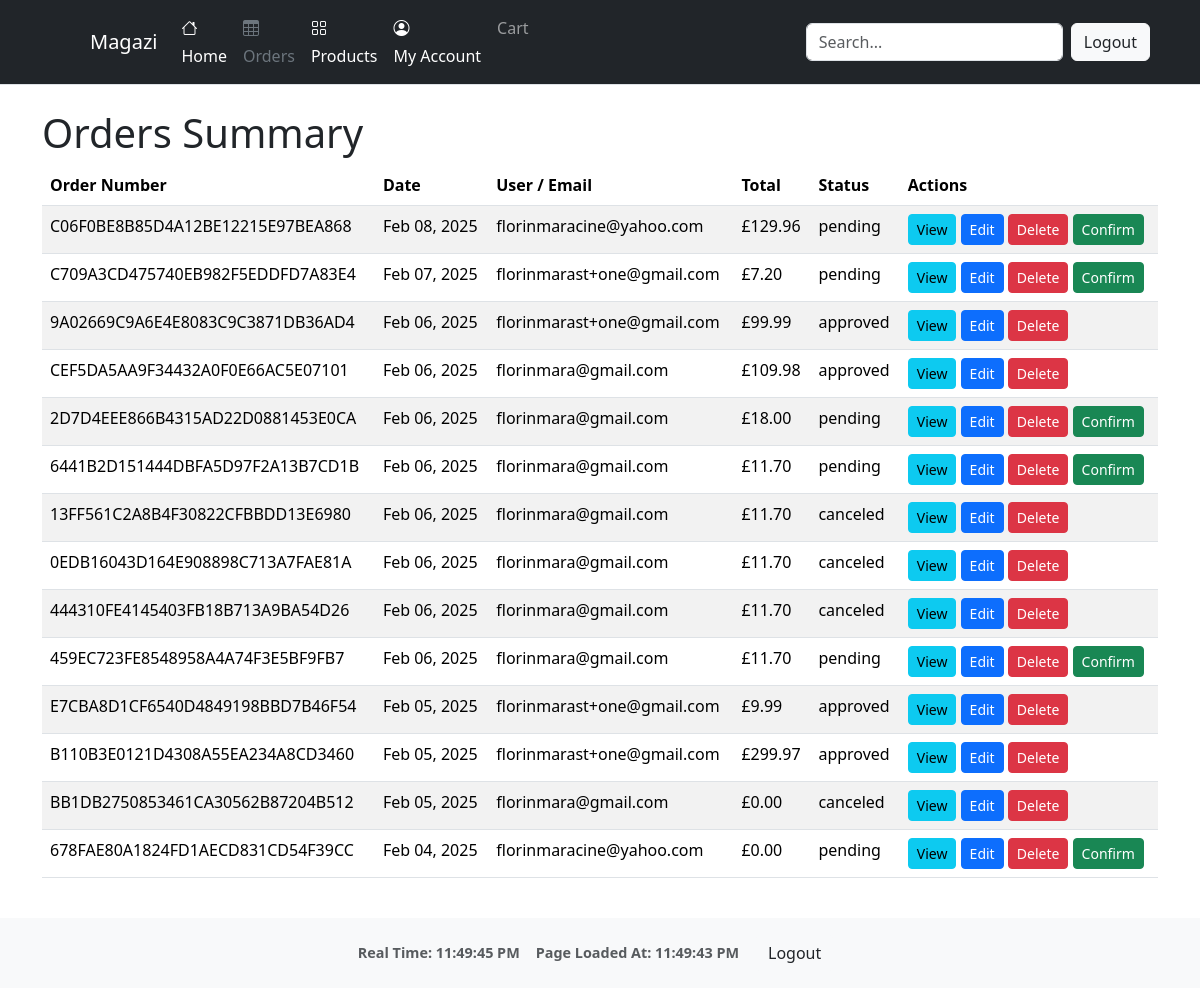
The app's page /orders/summary/ (signed in), older data.
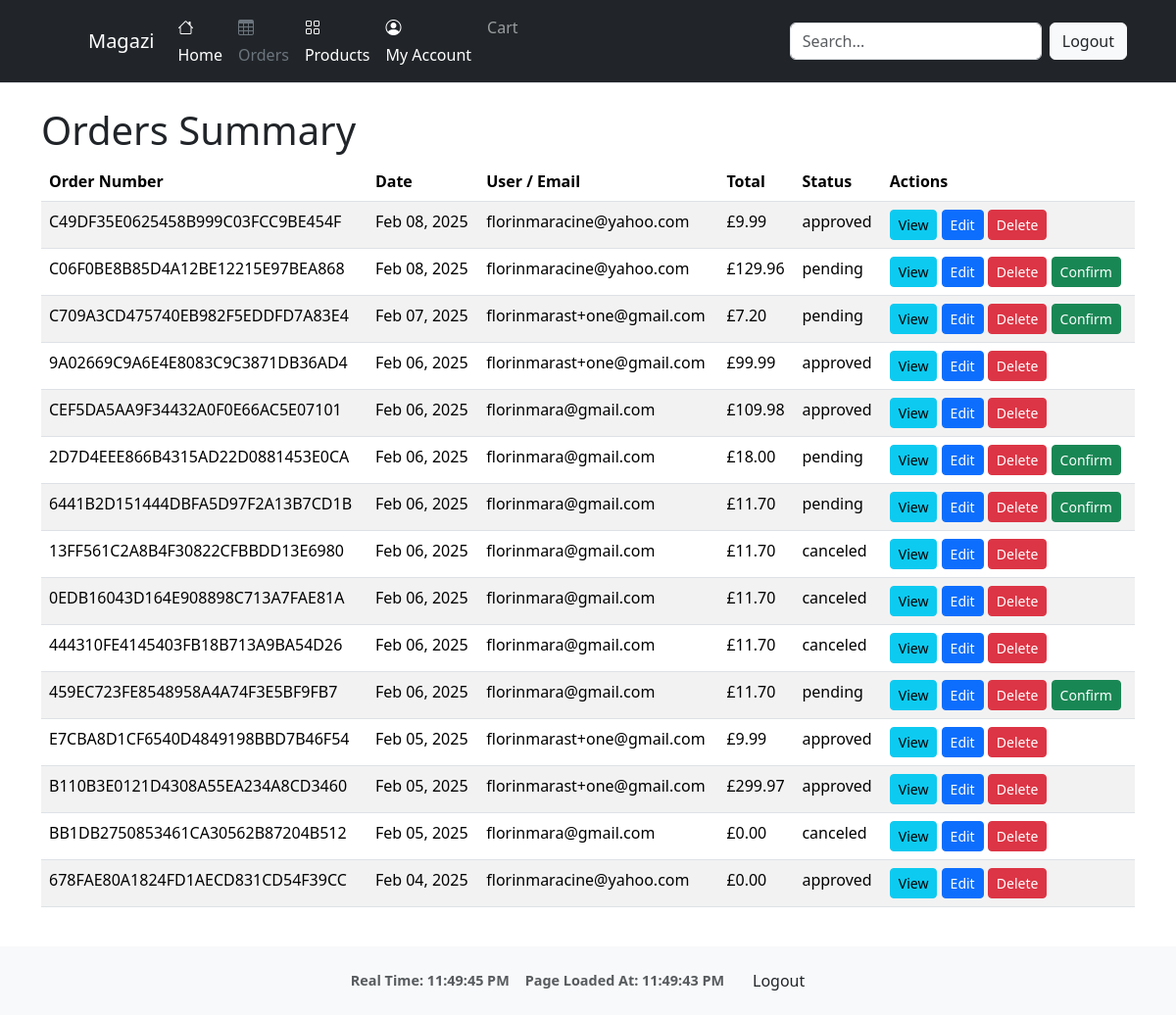
The same page, newer data.
### orders/models.py (models this page shows, shortened)
class Order(models.Model):
    order_number = models.CharField(max_length=32, null=False, editable=False)
    user = models.ForeignKey(settings.AUTH_USER_MODEL, on_delete=models.SET_NULL, null=True, blank=True)
    full_name = models.CharField(max_length=50, null=False, blank=False)
    email = models.EmailField(max_length=254, null=False, blank=False)
    phone_number = models.CharField(max_length=20, null=False, blank=False)
    country = CountryField(blank_label='Country *', null=False, blank=False)
    postcode = models.CharField(max_length=20, null=True, blank=True)
    town_or_city = models.CharField(max_length=40, null=False, blank=False)
    street_address1 = models.CharField(max_length=80, null=False, blank=False)
    street_address2 = models.CharField(max_length=80, null=True, blank=True)
    county = models.CharField(max_length=80, null=True, blank=True)
    date = models.DateTimeField(auto_now_add=True)
    delivery_cost = models.DecimalField(max_digits=6, decimal_places=2, null=False, default=0)
    order_total = models.DecimalField(max_digits=10, decimal_places=2, null=False, default=0)
    grand_total = models.DecimalField(max_digits=10, decimal_places=2, null=False, default=0)
    stripe_pid = models.CharField(max_length=254, null=False, blank=False, default='')
    status = models.CharField(max_length=20, default='pending')  # e.g. pending, delivered, canceled
    comments = models.TextField(blank=True)

### orders/views.py (the view)
# urls.py: path('summary/', views.orders_summary, name='orders_summary'),
@login_required
def orders_summary(request):
    user = request.user
    if user.is_staff or user.groups.filter(name="seller").exists():
        orders = Order.objects.all().order_by('-date')
        role = 'admin_or_seller'
    else:
        orders = Order.objects.filter(user=user).order_by('-date')
        role = 'client'
    context = {
        'orders': orders,
        'role': role,
    }
    return render(request, 'orders/orders_summary.html', context)

### cart/context.py (called while the page is built, shortened)
def cart_summary(request):
    cart = request.session.get('cart', {})
    cart_items = []
    total = 0
    return {'cart_total': total, 'cart_items': cart_items}

### orders/templates/orders/orders_summary.html
{% extends "base.html" %}
{% load static %}
{% block content %}
<div class="container my-4">
  <h1>Orders Summary</h1>
  {% if orders %}
    <table class="table table-striped">
      <thead>
        <tr>
          <th>Order Number</th>
          <th>Date</th>
          <th>User / Email</th>
          <th>Total</th>
          <th>Status</th>
          <th>Actions</th>
        </tr>
      </thead>
      <tbody>
        {% for order in orders %}
        <tr>
          <td>{{ order.order_number }}</td>
          <td>{{ order.date|date:"M d, Y" }}</td>
          <td>
            {% if order.user %}
              {{ order.user.email }}
            {% else %}
              {{ order.email }}
            {% endif %}
          </td>
          <td>£{{ order.grand_total }}</td>
          <td>{{ order.status }}</td>
          <td>
            <a href="{% url 'orders:order_detail' order.order_number %}" class="btn btn-sm btn-info">View</a>
            {% if role == 'admin_or_seller' %}
              <a href="{% url 'orders:order_edit' order.order_number %}" class="btn btn-sm btn-primary">Edit</a>
              <a href="{% url 'orders:order_delete' order.order_number %}" class="btn btn-sm btn-danger">Delete</a>
              {% if order.status == "pending" %}
                <a href="{% url 'orders:confirm_order' order.order_number %}" class="btn btn-sm btn-success">Confirm</a>
              {% endif %}
            {% elif role == 'client' %}
              {% if order.status == "pending" %}
                <a href="{% url 'orders:cancel_order' order.order_number %}" class="btn btn-sm btn-warning">Cancel</a>
                <a href="{% url 'orders:order_alter' order.order_number %}" class="btn btn-sm btn-secondary">Alter</a>
              {% endif %}
            {% endif %}
          </td>
        </tr>
        {% endfor %}
      </tbody>
    </table>
  {% else %}
    <p>No orders found.</p>
  {% endif %}
</div>
{% endblock %}

### templates/base.html (shortened to what this page needs)
{% load static %}
{% load group_filters %}
<!doctype html>
<html lang="en">
  <head>
    {% block corecss %}
      <link href="https://cdn.jsdelivr.net/npm/bootstrap-icons/font/bootstrap-icons.css" rel="stylesheet">
      <link href="https://cdn.jsdelivr.net/npm/bootstrap@5.3.3/dist/css/bootstrap.min.css" rel="stylesheet">
      <link href="{% static 'css/base_style.css' %}" rel="stylesheet">
    {% endblock %}
  </head>
  <body>
    {% block page_header %}
  <header>
    <nav class="navbar navbar-expand-lg navbar-dark bg-dark border-bottom">
      <div class="container">
        <a href="/" class="navbar-brand d-flex align-items-center">
          <svg class="bi me-2" width="40" height="32" role="img" aria-label="Bootstrap">
            <use xlink:href="#bootstrap"></use>
          </svg>
          Magazi
        </a>
        <div class="collapse navbar-collapse" id="navbarHeaderContent">
          <ul class="navbar-nav me-auto mb-2 mb-lg-0">
            <li class="nav-item">
              <a href="/" class="nav-link {% if request.path == '/' %}text-secondary{% else %}text-white{% endif %}">
                <i class="bi bi-house d-block mx-auto mb-1"></i>
                Home
              </a>
            </li>
            <li class="nav-item">
              {% if user.is_authenticated %}
                {% if user.is_staff or user|in_group:"seller" %}
                  <a href="{% url 'orders:orders_summary' %}" class="nav-link {% if request.path|slice:"0:8" == '/orders/' %}text-secondary{% else %}text-white{% endif %}">
                    <i class="bi bi-table d-block mx-auto mb-1"></i>
                    Orders
                  </a>
                {% else %}
                  <a href="{% url 'orders:my_orders' %}" class="nav-link {% if request.path|slice:"0:8" == '/orders/' %}text-secondary{% else %}text-white{% endif %}">
                    <i class="bi bi-table d-block mx-auto mb-1"></i>
                    Orders
                  </a>
                {% endif %}
              {% else %}
                <a href="{% url 'orders:order_lookup' %}" class="nav-link {% if request.path|slice:"0:8" == '/orders/' %}text-secondary{% else %}text-white{% endif %}">
                  <i class="bi bi-table d-block mx-auto mb-1"></i>
                  Orders
                </a>
              {% endif %}
            </li>
            <li class="nav-item">
              <a href="/products/" class="nav-link {% if request.path == '/products/' %}text-secondary{% else %}text-white{% endif %}">
                <i class="bi bi-grid d-block mx-auto mb-1"></i>
                Products
              </a>
            </li>
            {% if user.is_authenticated %}
              <li class="nav-item">
                <a href="{% url 'profiles:my_profile' %}" class="nav-link {% if request.path|slice:"0:13" == '/profiles/my' %}text-secondary{% else %}text-white{% endif %}">
                  <i class="bi bi-person-circle d-block mx-auto mb-1"></i>
                  My Account
                </a>
              </li>
            {% endif %}
            <li class="nav-item">
              <a class="nav-link" href="{% url 'cart:view_cart' %}">
                {% if cart_total %}
                  £{{ cart_total }}
                {% else %}
                  Cart
                {% endif %}
              </a>
            </li>
          </ul>
          <form class="d-flex my-2 my-lg-0" role="search">
            <input class="form-control me-2" type="search" placeholder="Search..." aria-label="Search">
          </form>
          <div class="d-flex align-items-center">
            {% if user.is_authenticated %}
              <a href="/accounts/logout/" class="btn btn-light text-dark me-2">Logout</a>
            {% else %}
              <a href="/accounts/login/" class="btn btn-light text-dark me-2">Login</a>
              <a href="/accounts/signup/" class="btn btn-primary">Sign-up</a>
            {% endif %}
          </div>
        </div>
      </div>
    </nav>
  </header>
{% endblock %}
    {% block content %}{% endblock %}
    <footer class="footer mt-auto py-3 bg-light">
      <div class="container d-flex flex-wrap justify-content-center">
        <div class="text-end d-flex align-items-center">
          <div id="real-time" class="me-3 text-muted small">
            Real Time: <span id="real-time-display">Loading...</span>
          </div>
          <div id="page-load-time" class="me-3 text-muted small">
            Page Loaded At: <span id="page-load-time-display">Loading...</span>
          </div>
          {% if user.is_authenticated %}
            <a href="/accounts/logout/" class="btn btn-light text-dark me-2">Logout</a>
          {% else %}
            <a href="/accounts/login/" class="btn btn-light text-dark me-2">Login</a>
            <a href="/accounts/signup/" class="btn btn-primary">Sign-up</a>
          {% endif %}
        </div>
      </div>
    </footer>
  </body>
</html>

### static/css/base_style.css (style rules this page uses)
html, body { min-height: 100vh; margin: 0; display: flex; flex-direction: column; }
footer { margin-top: auto; background-color: #f8f9fa; padding: 1rem 0; text-align: center; font-size: 0.9rem; color: #6c757d; }
#real-time, #page-load-time { font-size: 0.9rem; font-weight: bold; color: #6c757d; }

Row changes from the older to the newer data that the page shows:
added Order: order_number "C49DF35E0625458B999C03FCC9BE454F", date "Feb 08, 2025", user.email "florinmaracine@yahoo.com", grand_total "9.99", status "approved"
changed Order "678FAE80A1824FD1AECD831CD54F39CC": status "pending" → "approved"; no longer shows "Confirm"
